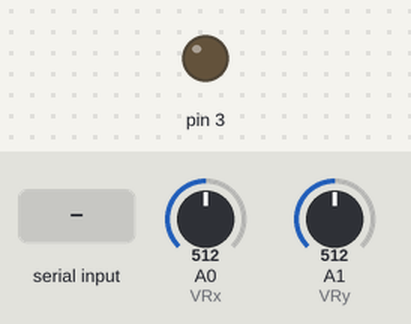
A sketch run on a simulated Arduino Uno, built with avr-gcc and run on an emulated ATmega328P. Parts: output pins drawn as LEDs (lit = HIGH). Inputs (shaded band) come from the test bench; at power-on: A0 (VRx) = 512, A1 (VRy) = 512. What the sketch prints to the serial monitor is not drawn.

Above: at 1.2 s.
1.3 s: "A" received over Serial
At 1.42 s:
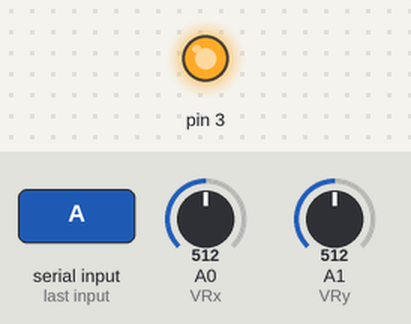
3.0 s: A0 (VRx) set to 885
4.5 s: A0 (VRx) set to 909
Timing chart, 0 to 7.5 s (numbered marks = the images above; inputs shaded):
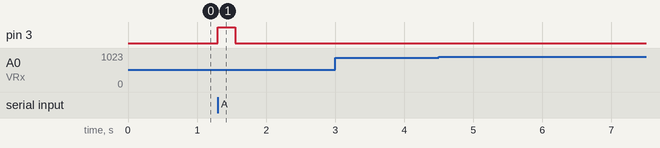

The sketch:

Joystick_Code.ino
```cpp
//Authors: Dana Maloney, Thomas Moeller
// Micro 2 FA24 Lab 2
#include <time.h>

int VRx = A0;
int VRy = A1;
int xPosition;
int yPosition;
int incomingByte = 0;
unsigned long startMillis;

void setup() {
  pinMode(VRx, INPUT);
  pinMode(VRy, INPUT);
  pinMode(3, OUTPUT);
  Serial.begin(9600);
}

void loop() {
  xPosition = analogRead(VRx);
  yPosition = analogRead(VRy);
  // Serial.println("");
  // Serial.println("X Position");
  // Serial.println(xPosition);
  // Serial.println("Y Position");
  // Serial.println(yPosition);
  // delay(3000);

  if (xPosition >= 400 && xPosition <= 700 && yPosition <= 100){
    Serial.println("W");
    //delay(1000);
  }
  else if (xPosition >= 400 && xPosition <= 700 && yPosition >= 900){
    Serial.println("S");
    //delay(1000);
  }
  else if (yPosition >= 400 && yPosition <= 700 && xPosition <= 100){
    Serial.println("A");
    //delay(1000);
  }
  else if (yPosition >= 400 && yPosition <= 700 && xPosition >= 900){
    Serial.println("D");
    //delay(1000);
  }

  //check if apple was eaten
  if (Serial.available() > 0) {
    // read the incoming byte:
    incomingByte = Serial.read();
    if (incomingByte == 'A'){
      startMillis = millis();
      digitalWrite(3, HIGH);
    }
    Serial.println(incomingByte);
  }

  if (millis() > startMillis + 250) {
    digitalWrite(3, LOW);
  }

}
```

Measured:
- after the input at 1.3 s, pin 3: LOW → HIGH at once, → LOW 0.25 s later
